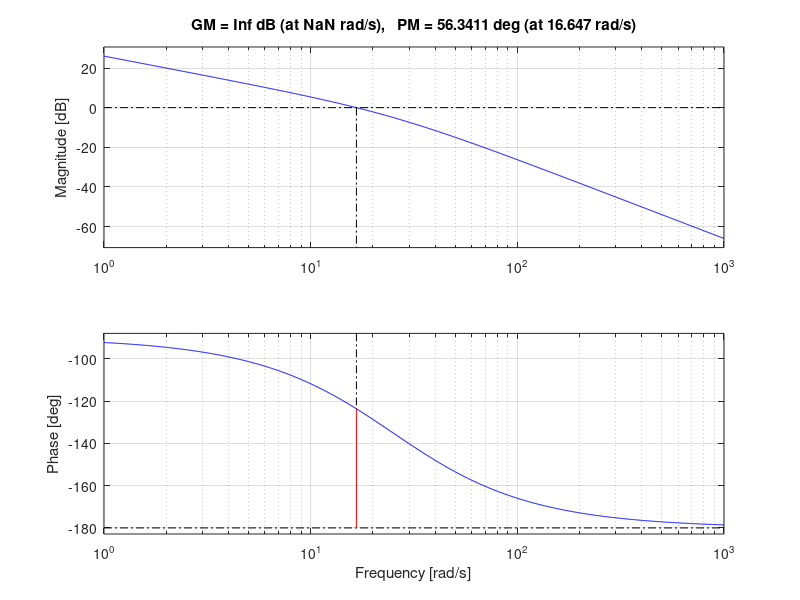

Reproduce this figure in MATLAB. (Note: this script raises an error after producing the figure.)
%% zadaca 1
clc
clear
s = tf('s');

G=(20)/(s*(1+s/25))
margin(G)
syms s
[Num,Den] = tfdata(G);
G0_syms = poly2sym(cell2mat(Num),s)/poly2sym(cell2mat(Den),s)
Kv=limit(s*G0_syms)
% sistemot nema potreba da se kompenzira, bidejki gi ispolnuva baranjata
% samiot po sebe

%% zadaca 2
clc
clear
s = tf('s');
G=(4)/(s*(s+2))
Gd=100*((s+1.57)/(s+10*1.57))
syms s
margin(Gd*G)
[Num,Den] = tfdata(Gd*G);
G0_syms = poly2sym(cell2mat(Num),s)/poly2sym(cell2mat(Den),s)
Kv=limit(s*G0_syms)
%% zadaca 3

